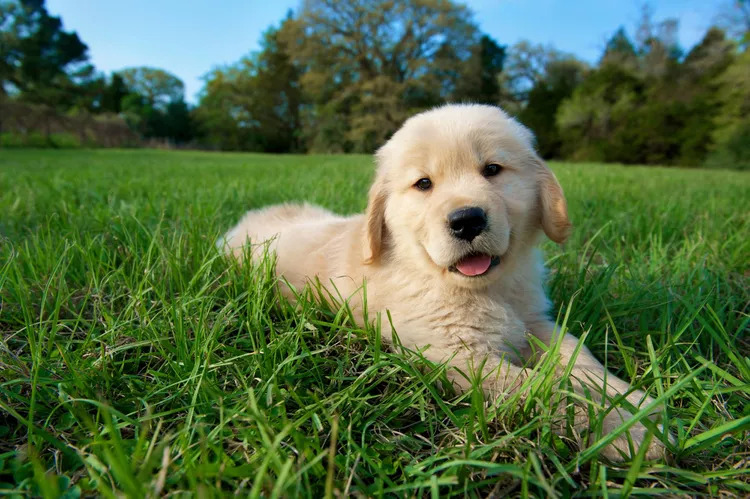
#> input picture EdgeDetection/CannyEdgeDetection/imgs/dog.jpg, 750 x 499 px, found by its file name
$ python main.py   (older library calls are emulated)
#> lines starting #> are read from the running program, lines starting #| are printed output that depends on the picture

import cv2
import numpy as np
import matplotlib.pyplot as plt

img = cv2.imread("EdgeDetection/CannyEdgeDetection/imgs/dog.jpg")
#> img is the input picture: shape (499, 750, 3); mean B, G, R 68.2, 107.5, 82.8

# 彩色图片转换为灰度图片
gray = cv2.cvtColor(img, cv2.COLOR_BGR2GRAY)
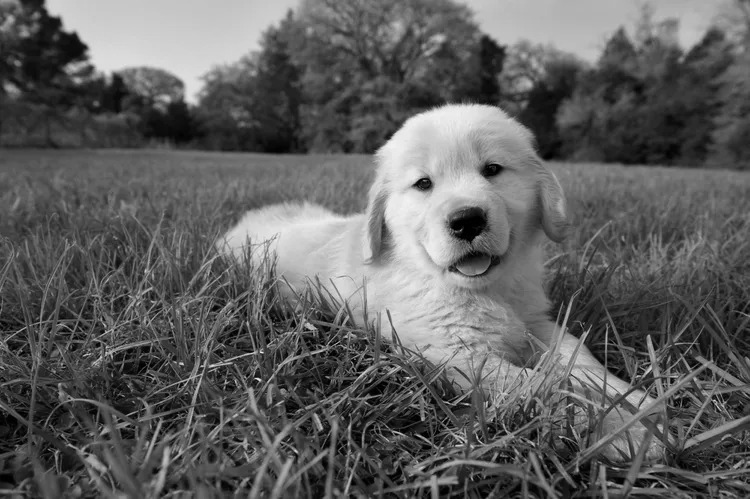
#> gray: shape (499, 750); min 0, max 244, mean 95.6

# 高斯滤波，减少噪声对边缘检测的影响，
blurred = cv2.GaussianBlur(gray,(5,5),1.4) # 图片，高斯核，高斯核在 x 方向上的标准差，y方向没有指定的话则和x的一致

# 使用Sobel算子计算图像在x和y方向上的梯度
grad_x = cv2.Sobel(blurred, cv2.CV_64F, 1, 0, ksize=3)
grad_y = cv2.Sobel(blurred, cv2.CV_64F, 0, 1, ksize=3)
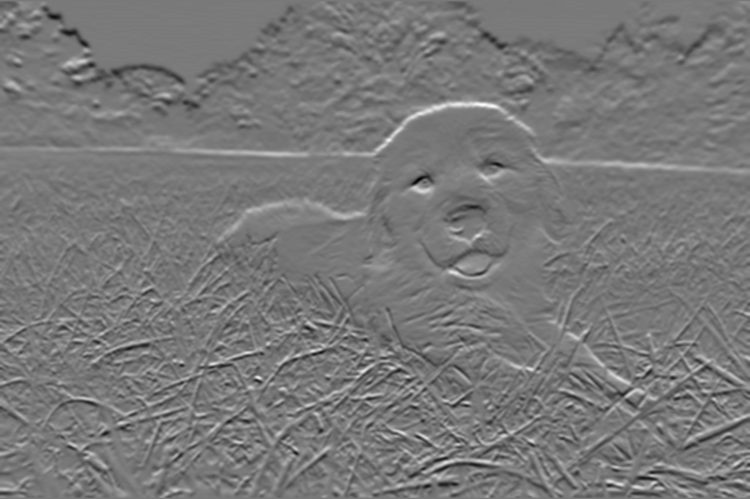
#> grad_y: shape (499, 750) float64; min -320, max 351, mean -1.6; drawn with min black and max white

# 计算x和y方向的梯度幅值和方向来得到边缘强度和方向
magnitude = cv2.magnitude(grad_x, grad_y) # 梯度幅值
angle = cv2.phase(grad_x, grad_y, angleInDegrees=True) # 梯度方向
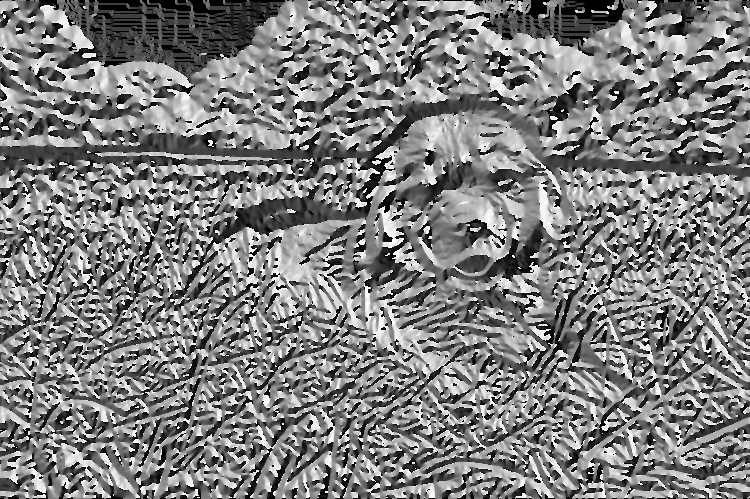
#> angle: shape (499, 750) float64; min 0, max 359.8, mean 178.9; drawn with min black and max white

# 扫描整幅图像，去除非边缘点，保留局部梯度极大值的点
angle = angle % 180
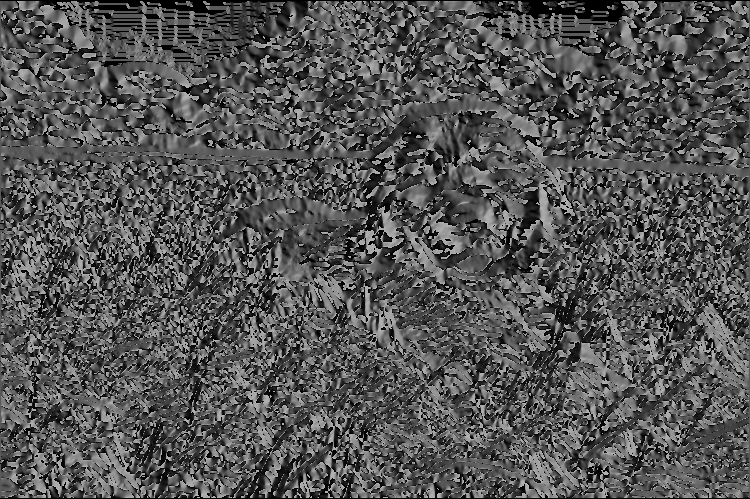
#> angle: shape (499, 750) float64; min 0, max 179.8, mean 84.7
output = np.zeros_like(magnitude, dtype=np.uint8)
for i in range(1, magnitude.shape[0] - 1):
    for j in range(1, magnitude.shape[1] - 1):
        q = 255
        r = 255
        if (0 <= angle[i, j] < 22.5) or (157.5 <= angle[i, j] <= 180):
            q = magnitude[i, j + 1]
            r = magnitude[i, j - 1]
        elif 22.5 <= angle[i, j] < 67.5:
            q = magnitude[i + 1, j - 1]
            r = magnitude[i - 1, j + 1]
        elif 67.5 <= angle[i, j] < 112.5:
            q = magnitude[i + 1, j]
            r = magnitude[i - 1, j]
        elif 112.5 <= angle[i, j] < 157.5:
            q = magnitude[i - 1, j - 1]
            r = magnitude[i + 1, j + 1]

        if magnitude[i, j] >= q and magnitude[i, j] >= r:
            output[i, j] = magnitude[i, j]
        else:
            output[i, j] = 0
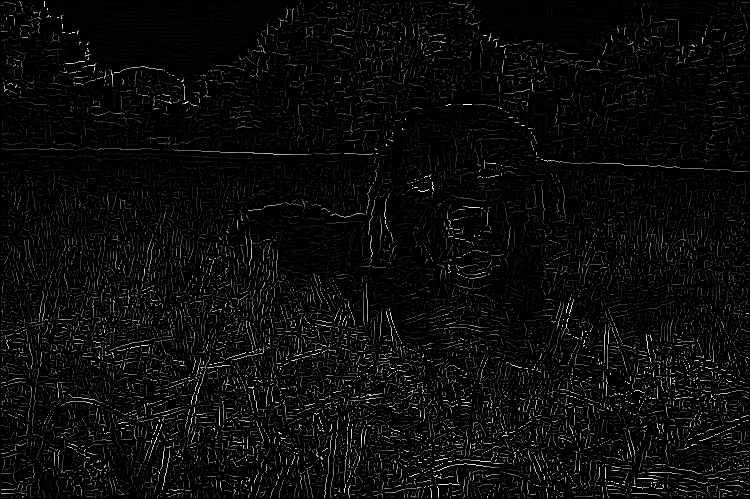
#> output: shape (499, 750); min 0, max 255, mean 10.6

# 对梯度幅值应用双阈值以确定强边缘和潜在边缘
high_threshold = output.max() * 0.09
#> high_threshold = 22.95
low_threshold = high_threshold * 0.5
#> low_threshold = 11.47
strong_edges = (output >= high_threshold).astype(np.uint8)
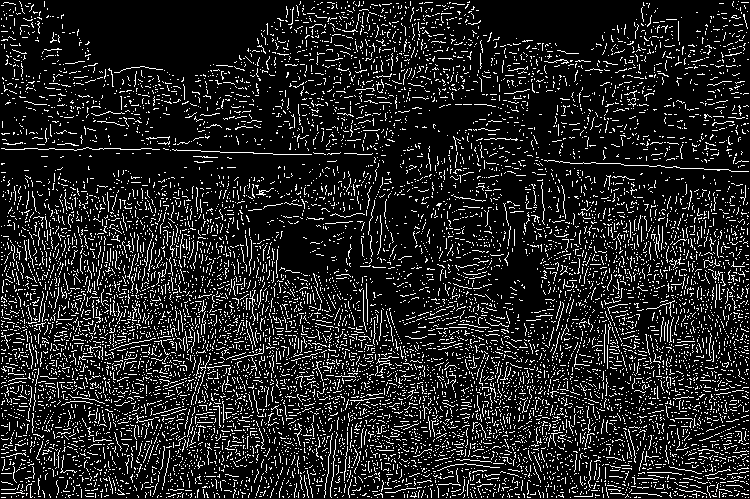
#> strong_edges: shape (499, 750); values 0 (black) and 1 (white), 13.3% white in thin lines or dots
weak_edges = ((output >= low_threshold) & (output < high_threshold)).astype(np.uint8)
#> weak_edges: shape (499, 750); values 0 (black) and 1 (white), 2.4% white in thin lines or dots

# 边缘连接（滞后阈值）
# 通过连接强边缘和弱边缘来完成边缘检测
edges = np.zeros_like(output, dtype=np.uint8)
for i in range(1, output.shape[0] - 1):
    for j in range(1, output.shape[1] - 1):
        if strong_edges[i, j]:
            edges[i, j] = 255
        elif weak_edges[i, j]:
            if (strong_edges[i + 1, j - 1:j + 2].any() or
                strong_edges[i - 1, j - 1:j + 2].any() or
                strong_edges[i, [j - 1, j + 1]].any()):
                edges[i, j] = 255
#> edges: shape (499, 750); 13.8% white in thin lines or dots

# 显示结果
plt.figure(figsize=(10, 5))
plt.subplot(1, 2, 1)
plt.title('Original Image')
plt.imshow(cv2.cvtColor(img, cv2.COLOR_BGR2RGB))
plt.axis('off')

plt.subplot(1, 2, 2)
plt.title('Canny Edge Detection')
plt.imshow(edges, cmap='gray')
plt.axis('off')

plt.show()
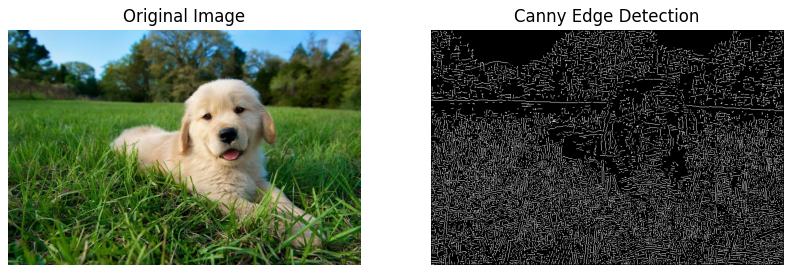
#> figure drawn by matplotlib, 2 panels

if __name__ == "main":
    pass
